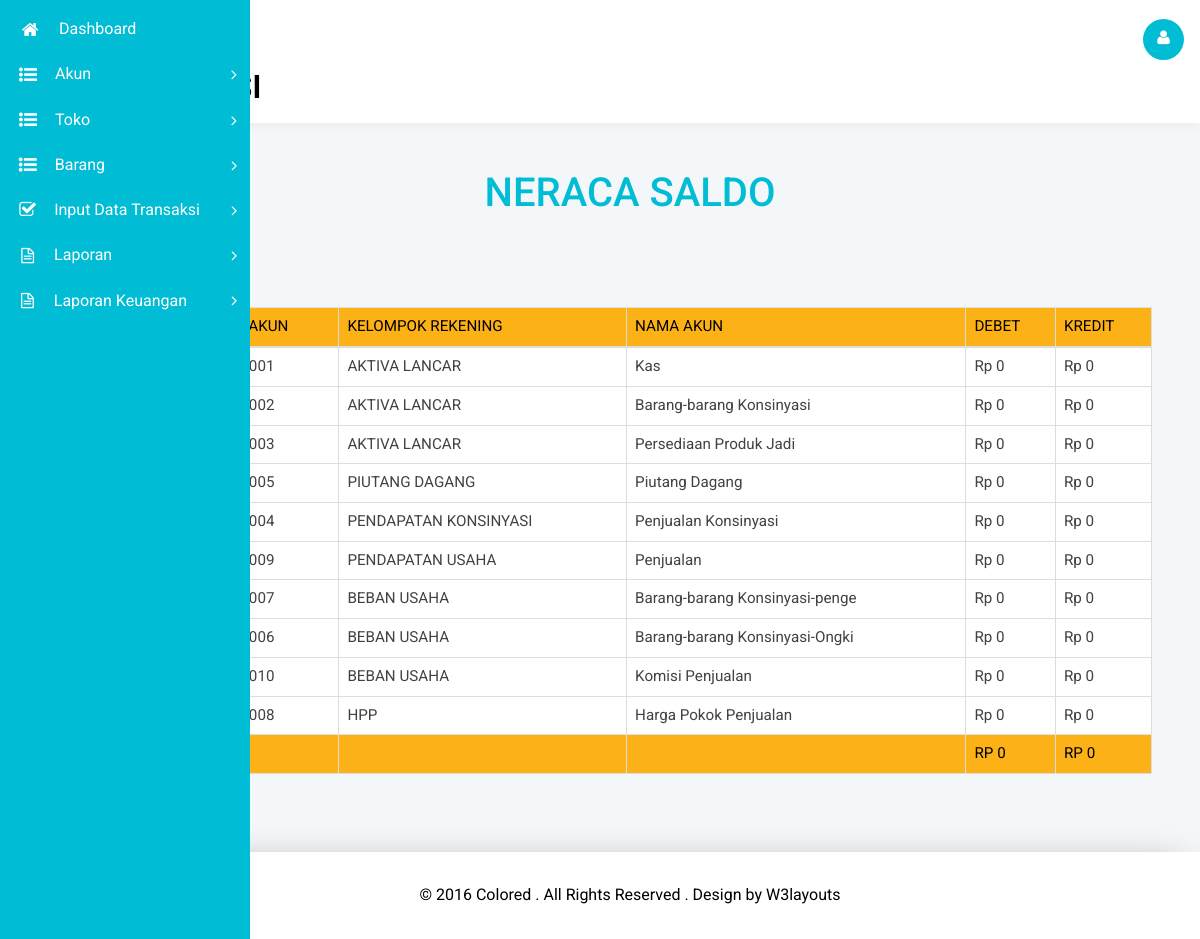
/neracaperiode.php (signed in), run on the app's committed database.
### tables this page shows
CREATE TABLE `akun` (
  `kd_akun` char(11) NOT NULL,
  `kd_rekening` int(11) DEFAULT NULL,
  `nm_akun` char(30) DEFAULT NULL,
  `debet` int(11) DEFAULT NULL,
  `kredit` int(11) DEFAULT NULL,
  `keterangan` char(30) DEFAULT NULL
);

CREATE TABLE `rekening` (
  `kd_rekening` int(11) NOT NULL,
  `nm_rekening` char(30) DEFAULT NULL,
  `keterangan` char(30) DEFAULT NULL
);

### neracaperiode.php (the view, shortened to what this page needs)
<!DOCTYPE html>
<html lang="en">
<?php
include "koneksi.php";
?>
<head>
                <div class="table-heading">
                    <h2> NERACA SALDO </h2>
    </div>
                                 <?php
                                $sql_cek="select b.* , a.nm_rekening from akun b, rekening a where b.kd_rekening=a.kd_rekening order by kd_rekening";
                                        $query_cek = $koneksidb->query($sql_cek);
                                        $result_cek = $query_cek->num_rows;
                                        if($result_cek=='0'){
                                        echo "<center>Maaf Data Yang anda cari tidak ada <br> Silahkan Masukkan Data Terlebih Dahulu</center>";
                                         }
                                         else{
                                ?>
                <div class="agile-tables">
                    <div class="w3l-table-info">
                       <div class="table-responsive bs-example widget-shadow">
      <table class="table table-bordered">
                        <thead>
                          <tr>
            <th data-breakpoints="xs">NO</th>
            <th>Kode Akun</th>
            <th>Kelompok Rekening</th>
            <th>Nama Akun</th>
            <th>Debet </th>
            <th>Kredit </th>
          </tr>
                        </thead>
                        <tbody>
                        <?php
                                        $no=0;
                                        $jumlah_desimal = "0";
                                        $pemisah_desimal = ",";
                                        $pemisah_ribuan = ".";
                                         while ($data = $query_cek->fetch_array()) {
                                            $no ++;
                                    ?>
                                            <tr>
                                                <td><?php echo $no; ?></td>
                                                <td><?php echo $data['kd_akun']; ?></td>
                                                <td><?php echo $data['nm_rekening']; ?></td>
                                                <td><?php echo $data['nm_akun']; ?></td>
                                                <td>Rp <?php echo number_format($data['debet'], $jumlah_desimal, $pemisah_desimal, $pemisah_ribuan); ?></td>
                                                <td>Rp <?php echo number_format($data['kredit'], $jumlah_desimal, $pemisah_desimal, $pemisah_ribuan); ?></td>
                                            </tr>
                                    <?php
                                         }
                                        }
                                    ?>
<?php
                                        $sql_cek1=("SELECT sum(debet) as totaldebet from akun");
                                        $query_cek1 = $koneksidb->query($sql_cek1);
                                        $result_cek1 = $query_cek1->num_rows;
                                        if($result_cek1=='0'){
                                         }
                                         else{
                                ?>
                                    <?php
                                         while ($data1 = $query_cek1->fetch_array()) {
                                    ?>
                                    <?php
                                        $sql_cek=("SELECT sum(kredit) as totalkredit from akun");
                                        $query_cek = $koneksidb->query($sql_cek);
                                        $result_cek = $query_cek->num_rows;
                                        if($result_cek=='0'){
                                         }
                                         else{
                                ?>
                                    <?php
                                        $jumlah_desimal = "0";
                                        $pemisah_desimal = ",";
                                        $pemisah_ribuan = ".";
                                         while ($data2 = $query_cek->fetch_array()) {
                                    ?>
        <tr>
            <th>TOTAL </th>
            <th></th>
            <th></th>
            <th></th>
<th>Rp <?php echo number_format($data1['totaldebet'], $jumlah_desimal, $pemisah_desimal, $pemisah_ribuan); ?></th>
<th>Rp <?php echo number_format($data2['totalkredit'], $jumlah_desimal, $pemisah_desimal, $pemisah_ribuan); ?></th>
        </tr>
  <a href="deleteakun.php"><i class=" fa fa-suitcase"></i>Delete All</a>
                                                     <?php
                                         }
                                        }
                                    ?>
                                     <?php
                                         }
                                        }
                                    ?>
                        </tbody>
                      </table>
                    </div>
            </div>
        </div>
            </div>
        </div>
        <div class="footer">
            <p>© 2016 Colored . All Rights Reserved . Design by <a href="http://w3layouts.com/">W3layouts</a></p>
        </div>
    </section>
</body>
</html>

### css/table-style.css (style rules this page uses)
table { background: white; border-collapse: collapse; margin: 1.25em 0 0; width: 100%; }
table tr, table th, table td { border: none; border-bottom: 1px solid #e8e8e8; font-size: .95em; }
table th, table td { padding: 10px 12px; text-align: left; }
table th { background: #fcb216; color: #000000; text-transform: uppercase; }
table tr td { background: #f3faff; color: #424242; }
table tr:nth-of-type(2n+2) td { background: #ffffff; }
table { width: 100%; }
.table { margin: 30px 0; border-collapse: collapse; border-spacing: 0; empty-cells: show; border: 1px solid #e0e0e0; }
.table td, .table th { border-left: 1px solid #e0e0e0; border-width: 0 0 0 1px; font-size: inherit; margin: 0; overflow: visible; padding: 0.5em 1em; font-weight: normal; }
.table td:first-child, .table th:first-child { border-left-width: 0; }
.table thead, .table tfoot { background-color: #f05050; color: #fff; text-align: left; vertical-align: bottom; }
.table thead td, .table tfoot td, .table thead th, .table tfoot th { border-color: #fff; }
.table td { background-color: transparent; }

### data on the page
akun: kd_rekening.nm_rekening "AKTIVA LANCAR", nm_akun "Kas", debet "0", kredit "0"
akun: kd_rekening.nm_rekening "AKTIVA LANCAR", nm_akun "Barang-barang Konsinyasi", debet "0", kredit "0"
akun: kd_rekening.nm_rekening "AKTIVA LANCAR", nm_akun "Persediaan Produk Jadi", debet "0", kredit "0"
akun: kd_rekening.nm_rekening "PIUTANG DAGANG", nm_akun "Piutang Dagang", debet "0", kredit "0"
akun: kd_rekening.nm_rekening "PENDAPATAN KONSINYASI", nm_akun "Penjualan Konsinyasi", debet "0", kredit "0"
akun: kd_rekening.nm_rekening "PENDAPATAN USAHA", nm_akun "Penjualan", debet "0", kredit "0"
akun: kd_rekening.nm_rekening "BEBAN USAHA", nm_akun "Barang-barang Konsinyasi-penge", debet "0", kredit "0"
akun: kd_rekening.nm_rekening "BEBAN USAHA", nm_akun "Barang-barang Konsinyasi-Ongki", debet "0", kredit "0"
akun: kd_rekening.nm_rekening "BEBAN USAHA", nm_akun "Komisi Penjualan", debet "0", kredit "0"
akun: kd_rekening.nm_rekening "HPP", nm_akun "Harga Pokok Penjualan", debet "0", kredit "0"

### other printed values
$data1['totaldebet'] "0"
$data2['totalkredit'] "0"
